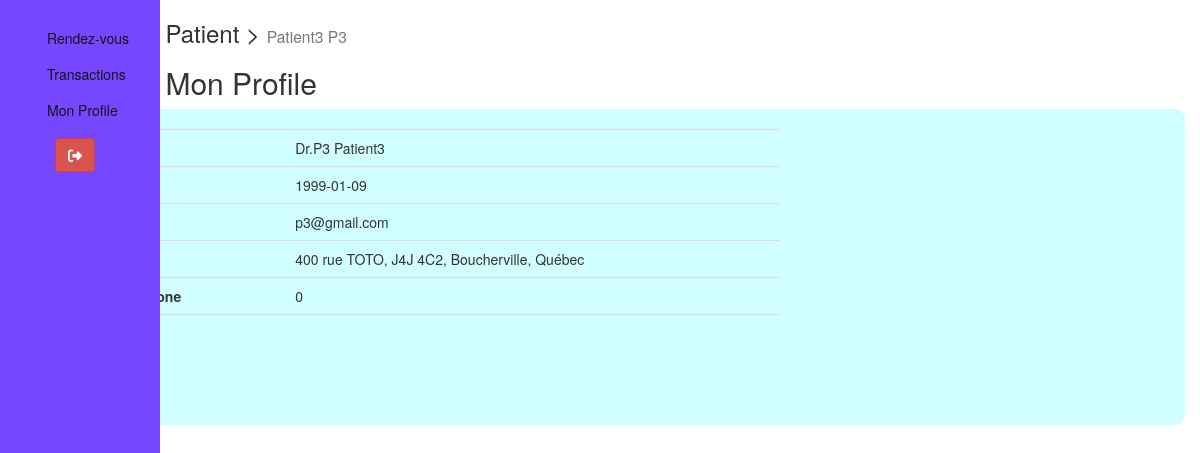
Page /detail_user (signed in) on the committed database.
### tables this page shows
CREATE TABLE `patient` (
  `id` int(11) NOT NULL,
  `nom` varchar(100) NOT NULL,
  `prenom` varchar(100) NOT NULL,
  `date_naissance` date NOT NULL,
  `email` varchar(150) NOT NULL,
  `adresse` varchar(150) NOT NULL,
  `code_postal` varchar(10) NOT NULL,
  `ville` varchar(100) NOT NULL,
  `province` varchar(100) NOT NULL,
  `telephone` varchar(20) NOT NULL,
  `description` text NOT NULL,
  `mdp` varchar(150) NOT NULL
);

### index.php (called while the page is built, shortened)
<?php
    require_once('Controllers/Router.php');
    $router = new Router();
    $router->routereq();
?>

### Models/User.php (called while the page is built, shortened)
<?php
class User
{
    public $_nom;
    public $_prenom;
    public $_date_naissance;
    public $_email;
    public $_adresse;
    public $_code_postal;
    public $_ville;
    public $_province;
    public $_telephone;
    public function nom()
    {
        return $this->_nom;
    }
    public function setNom($_new_nom)
    {
        $this->_nom = $_new_nom;
    }
    public function prenom()
    {
        return $this->_prenom;
    }
    public function setPrenom($_new_prenom)
    {
        $this->_prenom = $_new_prenom;
    }
    public function date_naissance()
    {
        return $this->_date_naissance;
    }
    public function setDate_naissance($_new_date_naissance)
    {
        $this->_date_naissance = $_new_date_naissance;
    }
    public function email()
    {
        return $this->_email;
    }
    public function setEmail($_new_email)
    {
        $this->_email = $_new_email;
    }
    public function adresse()
    {
        return $this->_adresse;
    }
    public function setAdresse($_new_adresse)
    {
        $this->_adresse = $_new_adresse;
    }
    public function code_postal()
    {
        return $this->_code_postal;
    }
    public function setCode_postal($_new_code_postal)
    {
        $this->_code_postal = $_new_code_postal;
    }
    public function ville()
    {
        return $this->_ville;
    }
    public function setVille($_new_ville)
    {
        $this->_ville = $_new_ville;
    }
    public function province()
    {
        return $this->_province;
    }
    public function setProvince($_new_province)
    {
        $this->_province = $_new_province;
    }
    public function telephone()
    {
        return $this->_telephone;
    }
    public function setTelephone($_new_telephone)
    {
        $this->_telephone = $_new_telephone;
    }
}

### Models/Model.php (called while the page is built, shortened)
<?php
abstract class Model
{
    private static $_db;
    private static function setBdd()
    {
        self::$_db = new PDO("mysql:host=localhost;dbname=system_hopital;charset=utf8", "root", "");
        self::$_db->setAttribute(PDO::ATTR_ERRMODE, PDO::ERRMODE_WARNING);
    }
    protected function getBdd()
    {
        return self::$_db;
    }
    public function details($table, $obj, $where, $id)
    {
        $sql = 'SELECT * FROM ' . $table . ' where ' . $where . '=' . $id . ';';
        $query = self::$_db->prepare($sql);
        $query->execute();
        while ($data = $query->fetch(PDO::FETCH_ASSOC))
            return (new $obj($data));
    }
}

### Models/PatientManager.php (called while the page is built, shortened)
<?php
class PatientManager extends Model
{
    public function getPatientDetailId($id)
    {
        return $this->details('patient','Patient','id',$id);
    }
}
?>

### Views/detail_user.php (the view, shortened to what this page needs)
<?php $this->_t = "Mon Profile"; ?>
<?php
include("Public/sidebar.php");
?>
<div class="col-10 table-responsive">
  <p class="h3"><?php echo ($this->_usr);
                echo (" > "); ?>
    <small class="text-muted"> <?php echo ($this->_name); ?> </small></h3>
  <h2><?php echo ($this->_t)   ?></h2>
</div>
<div class="container">
  <br>
  <div class="row">
    <div class="col-md-8">
      <table class="table">
        <tbody>
          <tr>
            <th>Nom <?=$this->_usr?></th>
            <td>Dr.<?= $doctor->prenom() ?> <?= $doctor->nom() ?></td>
          </tr>
          <tr>
            <th>Date de naissance</th>
            <td><?= $doctor->date_naissance() ?></td>
          </tr>
          <tr>
            <th>Adresse Email</th>
            <td><?= $doctor->email() ?></td>
          </tr>
          <tr>
            <th>Adresse Courriel</th>
            <td><?= $doctor->adresse() ?>, <?= $doctor->code_postal() ?>, <?= $doctor->ville() ?>, <?= $doctor->province() ?></td>
          </tr>
          <tr>
            <th>Numéro de téléphone</th>
            <td><?= $doctor->telephone() ?></td>
          </tr>
          <tr>
            <th>CV</th>
            <td>
          </tr>
        </tbody>
      </table>
      <a href="/HMS_PROJECT/modif_profil"><button class="btn btn-info">Mise à Jour</button></a>
    </div>
  </div>
  <br>
</div>

### Public/sidebar.php (shortened to what this page needs)
<div class="col-md-2 sidenav" style="background-color:rgb(118, 71, 255); color:white;">
  <?php
  $showDepart = false;
  $showMedicin = false;
  $showPatient = false;
  $showInfirmiers = false;
  $showEmployes = false;
  $showRendezVous = false;
  $showTransactio = false;
  $showDiagnostique = false;
  if (
    isset($_COOKIE["adminemail"]) || isset($_COOKIE["nurseemail"])
    || isset($_COOKIE["doctoremail"]) || isset($_COOKIE["patientemail"])
  ) $showRendezVous = true;
  if (
    isset($_COOKIE["adminemail"]) | isset($_COOKIE["patientemail"])
  ) $showTransactio = true;
  if ($showRendezVous)
    echo ('<a href="/HMS_PROJECT/liste_rendezvous">Rendez-vous</a>');
  if ($showTransactio)
    echo ('<a href="/HMS_PROJECT/liste_invoice">Transactions</a>');
  echo ('<a href="/HMS_PROJECT/detail_user">Mon Profile</a>');
  ?>
  <form method="post">
    <button type="submit" name="deco" class="btn btn-danger" style="margin-left:40px; margin-top:10px;"><i class="fas fa-sign-out-alt"></i></button>
  </form>
</div>

### Views/template.php (shortened to what this page needs)
<!DOCTYPE html>
<html>
    <head>
        <link rel="stylesheet" href="https://maxcdn.bootstrapcdn.com/bootstrap/3.4.1/css/bootstrap.min.css">
        <link rel="stylesheet" href="Public/style1.css"/>
    </head>
    <body>
        <div class="container-fluid" >
                    <?=$content  ?>
        </div>
    </body>
</html>

### Controllers/Router.php (shortened to what this page needs)
<?php
require_once('Views/View.php');
class Router
{
    public function routereq()
    {
        try
        {
            $url = '';
            if(isset($_GET['url']))
            {
                $url = explode('/',filter_var($_GET['url'],
                FILTER_SANITIZE_URL));
                $controler = ucfirst(strtolower($url[0]));
                $controlerClass = $controler."Controller";
                $controlerFile = "Controllers/".$controlerClass.".php";
                if(file_exists($controlerFile))
                {
                    $this->_ctrl = new $controlerClass($url);
                }
                else
                {
                    throw new Exception('Page introuvable...'.$controlerClass);
                }
            }
            else
            {
                require_once("Controllers/HomeController.php");
                $this->_ctrl = new HomeController($url);
            }
        }
        catch(Exception $e)
        {
            $errorMsg = $e->getMessage();
            $this->_view = new View('ViewError');
            $this->_view->generate(array('errorMsg' => $errorMsg));
        }
    }
}

### Controllers/detail_userController.php (shortened to what this page needs)
<?php
require_once('Views/View.php');
class Detail_userController
{
    public function __construct($url)
    {
        if(isset($url) && $url && count($url) > 1)
        {
            throw new Exception('Page introuvable');
        }
        else
        {
            $this->doctordetail();
        }
    }
    private function doctordetail()
    {
        if(isset($_COOKIE["patientemail"])){
            $this->_usermanager = new PatientManager;
            $docs = $this->_usermanager->getPatientDetailId($_COOKIE["patientemail"]);
        }
        $this->_view = new View('detail_user');
        $this->_view->generate(array('doctor' => $docs));
    }
}
?>

### Views/View.php (shortened to what this page needs)
<?php
class View
{
    private $_file;
    private $_t;
    public function __construct($action)
    {
        $this->_file = 'Views/'.$action.'.php';
        if(isset($_COOKIE["patientemail"]))
            $this->_usr = "Patient";
    if(isset($_COOKIE["nom"]))
        $this->_name = $_COOKIE["nom"]." ".$_COOKIE["prenom"];
    }
    public function generate($data)
    {
        $content = $this->generateFile($this->_file, $data);
        $view = $this->generateFile('Views/template.php', array('t' => $this->_t, 'content' => $content));
        echo $view;
    }
    private function generateFile($file, $data)
    {
        if(file_exists($file))
        {
            extract($data);
            require $file;
            return ob_get_clean();
        }
        else
        {
            throw new Exception('Fichier '.$file.' Introuvable');
        }
    }
}
?>

### Public/style1.css (style rules this page uses)
::placeholder { color: #BDBDBD; opacity: 1; font-weight: 300 }
a { color: inherit; cursor: pointer }

### Public/sidebar.php (style rules this page uses)
.sidenav { height: 100%; width: 160px; position: fixed; z-index: 1; top: 0; left: 0; background-color: #111; overflow-x: hidden; padding-top: 20px; }
.sidenav a { padding: 8px 8px 8px 32px; text-decoration: none; color: rgb(20, 20, 20); display: block; transition: 0.3s; }
.table-responsive { margin-left: 12%; padding: 0px 10px; }

### Views/detail_user.php (style rules this page uses)
.container { border-style: none; border-radius: 10px; background-color: rgb(209, 255, 255) }

### rows in the picture
patient: prenom "P3", nom "Patient3", date_naissance "1999-01-09", email "p3@gmail.com", adresse "400 rue TOTO", code_postal "J4J 4C2", ville "Boucherville", province "Québec", telephone "0"

### other values in the picture
$this->_usr "Patient"
$this->_name "Patient3 P3"
$this->_t "Mon Profile"
